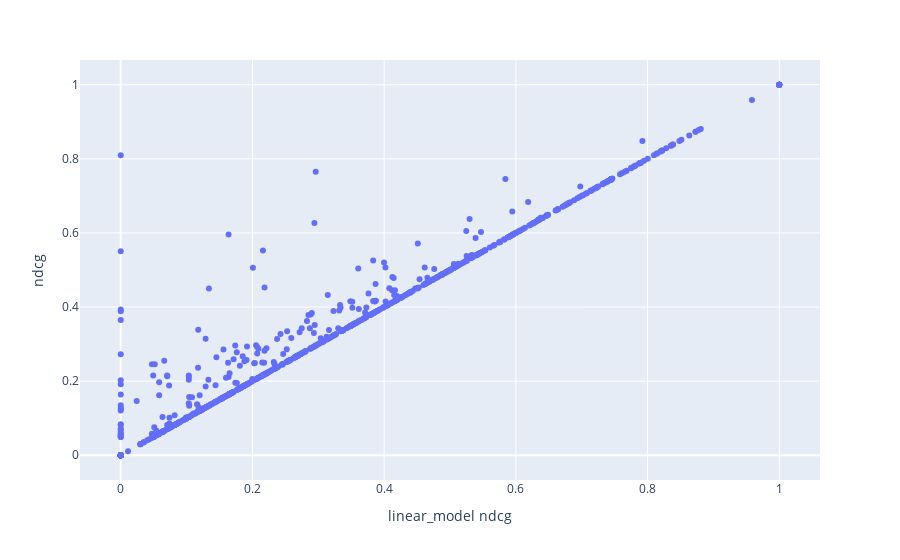

Notebook code for this chart:
### Code cell
px.scatter(
    df_metrics_merged,
    x="linear_model ndcg",
    y="ndcg",
    hover_data=df_metrics_merged.columns,
)

### Figure 1 — Plotly figure (JSON) as saved in the notebook; plotly's stock layout.template omitted (floating-point values rounded to 4 significant figures; data arrays with more than 128 entries replaced by an {"elided": "..."} marker saying what was removed)
{"data": [{"customdata": {"elided": "1000x11 mixed values"}, "hovertemplate": "linear_model ndcg=%{x}<br>ndcg=%{y}<br>query=%{customdata[0]}<br>linear_model dcg=%{customdata[1]}<br>linear_model prec@10=%{customdata[2]}<br>linear_model ratio_of_ratings=%{customdata[3]}<br>random_forest dcg=%{customdata[4]}<br>random_forest ndcg=%{customdata[5]}<br>random_forest prec@10=%{customdata[6]}<br>random_forest ratio_of_ratings=%{customdata[7]}<br>dcg=%{customdata[8]}<br>prec@10=%{customdata[9]}<br>ratio_of_ratings=%{customdata[10]}<extra></extra>", "legendgroup": "", "marker": {"color": "#636efa", "symbol": "circle"}, "mode": "markers", "name": "", "orientation": "v", "showlegend": false, "type": "scatter", "x": {"elided": "1000 float values"}, "xaxis": "x", "y": {"elided": "1000 float values"}, "yaxis": "y"}], "layout": {"autosize": true, "legend": {"tracegroupgap": 0}, "margin": {"t": 60}, "xaxis": {"anchor": "y", "autorange": true, "domain": [0, 1], "range": [-0.06051, 1.061], "title": {"text": "linear_model ndcg"}, "type": "linear"}, "yaxis": {"anchor": "x", "autorange": true, "domain": [0, 1], "range": [-0.07743, 1.077], "title": {"text": "ndcg"}, "type": "linear"}}}
